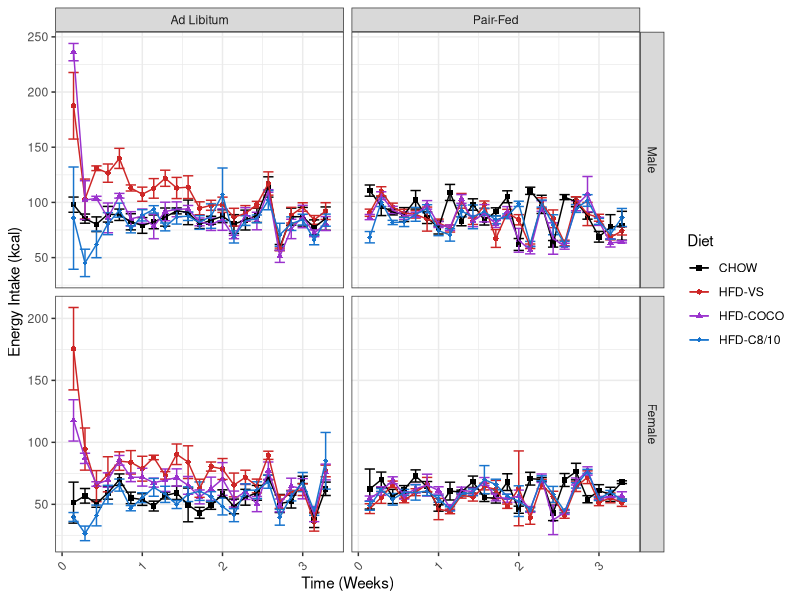
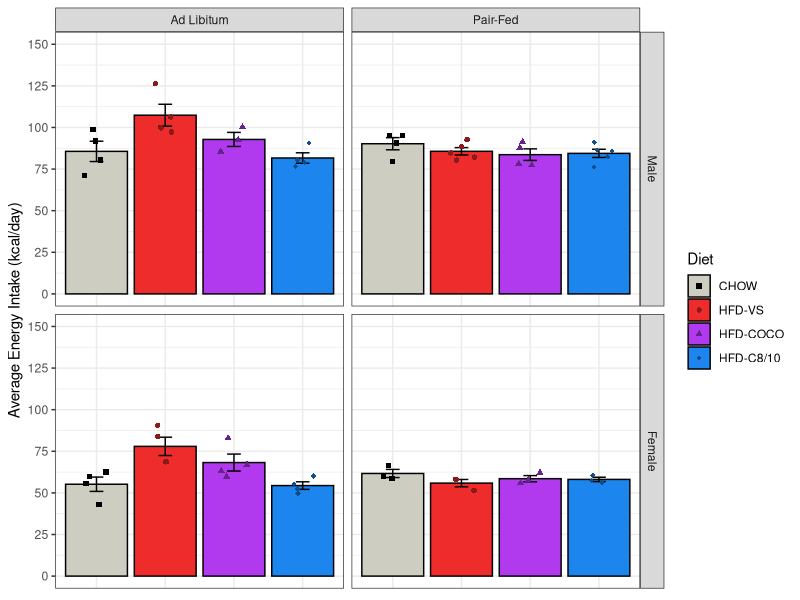
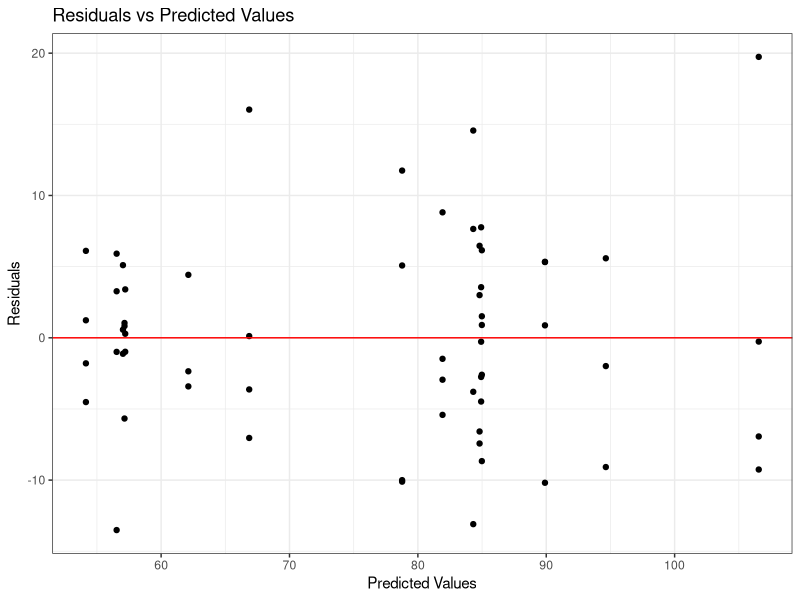
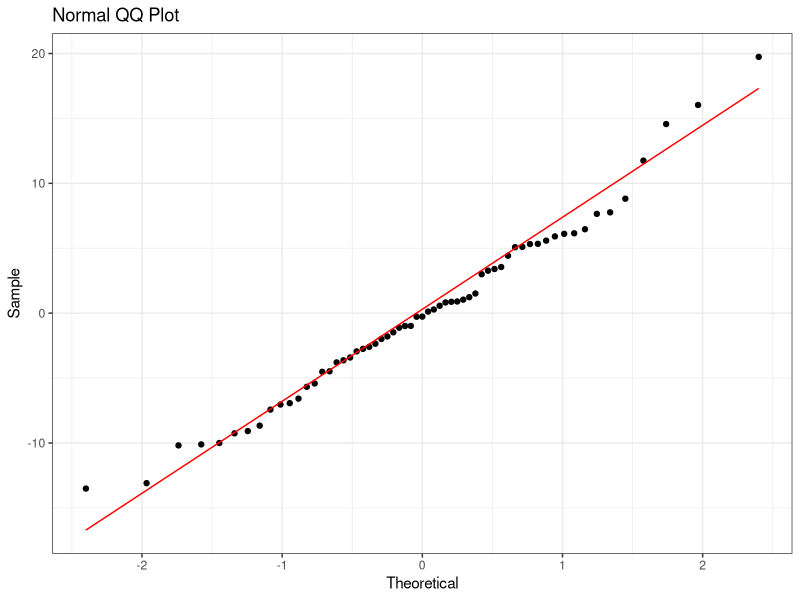

These charts were generated, in order, by the following R code:
## ---- chunk 1
#| label: load-packages
#| output: false

library("tidyverse")
## ---- chunk 2
#| label: session-info
sessionInfo()
## ---- chunk 3
#| label: mydata

# create a dataframe
mydata <- 
  
  # import the data
  read_csv(
    file = "data/experiment-1-statsdata.csv",
    show_col_types = FALSE
    ) |>
  
  # select the variables of interest 
  # ei = energy intake
  select(id, cohort, sex, diet, ei_1:ei_23) |>
  
  # Exclude subject 7
  filter(id != 7) |>
  
  # pivot the data longer
  pivot_longer(
    cols = starts_with("ei"),
    names_to = "day",
    values_to = "energy_intake",
    values_drop_na = TRUE
    ) |>
  
  # remove negative values
  filter(energy_intake >= 0) |>
  
  # perform necessary data transformation
  mutate(
  
    # recode categorical variables as factors
    id = factor(id),
    cohort = factor(
      cohort,
      levels = c(0, 1),
      labels = c("Ad Libitum", "Pair-Fed")
      ),
    sex = factor(
      sex,
      levels = c(0, 1),
      labels = c("Male", "Female")
      ),
    diet = factor(
      diet,
      levels = c(0, 1, 2, 3),
      labels = c("CHOW", "HFD-VS", "HFD-COCO", "HFD-C8/10")
      ),
    
    # recode sex using sum coding
    sex_sum = C(sex, sum),
    
    # compute time in weeks
    day = parse_number(day),
    week = day/7,
    .before = energy_intake,
    )

# view a summary of the data
summary(mydata)
## ---- chunk 4
#| label: line-plot

# create a line plot of the outcome variable over time
line_plot <-
  mydata |>  
  ggplot(
    aes(
      x = week, 
      y = energy_intake, 
      color = diet, 
      shape = diet
      )
    ) +
  
  # facet by sex and cohort
  facet_grid(
    sex ~ cohort,
    scales = "free_y"
    ) + 
  
  # plot the observed means as points
  stat_summary(
    fun = mean,
    geom = "point"
    ) +
  
  # plot the observed standard errors as errorbars
  stat_summary(
    fun.data = mean_se,
    geom = "errorbar"
    ) +
  
  # plot connecting lines
  stat_summary(
    fun = mean,
    geom = "line"
    ) +
  
  # change color title and scale
  scale_color_manual(
    name = "Diet",
    values = c(
      "CHOW"      = "black",
      "HFD-VS"    = "firebrick3",
      "HFD-COCO"  = "darkorchid3",
      "HFD-C8/10" = "dodgerblue3"
      )
    ) +
  
  # change shape title and scale
  scale_shape_manual(
    name = "Diet",
    values = c(
      "CHOW"      = 15,
      "HFD-VS"    = 16,
      "HFD-COCO"  = 17,
      "HFD-C8/10" = 18
      )
    ) +
  
  # change y-axis title and scale
  labs(y = "Energy Intake (kcal)") +
  
  # change x-axis title and scale
  scale_x_continuous(
    name = "Time (Weeks)",
    breaks = seq(from = 0, to = 4, by = 1)) +
  
  # change overall plot theme
  theme_bw() + 
  
  # rotate and adjust the x-axis tick labels
  theme(
    axis.text.x = element_text(
      angle = 45,
      vjust = 0.5,
      hjust = 0.5
      )
    )

# show the plot
line_plot
## ---- chunk 5
#| label: avg-data

# Compute each subject's average energy intake across time
avg_data <- 
  mydata |>
  
  # Compute average energy intake
  group_by(id) |>
  summarize(
    energy_intake = mean(energy_intake)
  ) |>
  
  # Ungroup by id
  ungroup()

# Show a summary of the data
summary(avg_data)
## ---- chunk 6
#| label: groups-data

# Create a dataframe called mydata
groups_data <- 
  
  # Copy the original data frame
  mydata |>
  
  # Filter mydata to include only day 0
  filter(day == 1) |>
  
  # Deselect day and week as they are not necessary for this model
  select(-day, -week, -energy_intake)

# Show a summary of the data
summary(groups_data)
## ---- chunk 7
#| label: model-data

# Create a new dataframe by joining the groups data frame to the average data frame
model_data <-
  groups_data |>
  left_join(avg_data, by = join_by(id))

# Show a summary of the data
summary(model_data)
## ---- chunk 8
#| label: bar-plot

# Create a bar plot of each group's average energy intake
bar_plot <-
  model_data |>  
  ggplot(
    aes(
      x     = diet, 
      y     = energy_intake, 
      color = diet, 
      fill  = diet,
      shape = diet
      )
    ) +
  
  # Facet by sex and cohort
  facet_grid(
    sex ~ cohort
    ) + 
  
  # Plot the observed means as points
  stat_summary(
    fun = mean,
    geom = "bar",
    color = "black",
    ) +
  
  # Plot the observed standard errors as errorbars
  stat_summary(
    fun.data = mean_se,
    geom = "errorbar",
    color = "black",
    width = 0.2
    ) +
  
  # Plot individual data points
  geom_point(
    position = position_jitter(
      width = 0.2
    )
  ) +
  
  # Change color title and scale
  scale_color_manual(
    name = "Diet",
    values = c(
      "CHOW"      = "black",
      "HFD-VS"    = "firebrick4",
      "HFD-COCO"  = "darkorchid4",
      "HFD-C8/10" = "dodgerblue4"
      )
    ) +
  
  # Change fill title and scale
  scale_fill_manual(
    name = "Diet",
    values = c(
      "CHOW"      = "ivory3",
      "HFD-VS"    = "firebrick2",
      "HFD-COCO"  = "darkorchid2",
      "HFD-C8/10" = "dodgerblue2"
      )
    ) +
  
  # Change shape title and scale
  scale_shape_manual(
    name = "Diet",
    values = c(
      "CHOW"      = 15,
      "HFD-VS"    = 16,
      "HFD-COCO"  = 17,
      "HFD-C8/10" = 18
      )
    ) +
  
  # Change x-axis title
  labs(x = "Diet") +
  
  # Change y-axis title and scale
  scale_y_continuous(
    name = "Average Energy Intake (kcal/day)", 
    limits = c(0, 150),
    breaks = seq(from = 0, to = 150, by = 25)
  ) +
  
  # Change overall plot theme
  theme_bw() + 
  
  # Remove x-axis tick labels
  theme(
    axis.title.x = element_blank(),
    axis.text.x  = element_blank(),
    axis.ticks.x = element_blank()
    )

# Show the plot
bar_plot
## ---- chunk 9
#| label: model

# Build a linear model with the outcome variable average energy intake and the predictors sex, diet, cohort, and the interaction between diet and cohort
model <- lm(energy_intake ~ sex_sum + diet * cohort, data = model_data)
## ---- chunk 10
#| label: model-data-fits

# Add the fitted and residual values to the dataset
model_data_fits <- 
  model_data |>
  mutate(
    fits = c(fitted(model)),
    resids = c(residuals(model))
  )
## ---- chunk 11
#| label: residuals-plot

# Create a residuals plot to check for linearity and homoskedasticity
residuals_plot <-
  model_data_fits |>
  ggplot(
    aes(x = fits, y = resids)
  ) +
  
  # Plot individual data points
  geom_point() +
  
  # Plot a horizontal line at y = 0
  geom_hline(yintercept = 0, col = "red") + 
  
  # Change aesthetics
  labs(
    title = "Residuals vs Predicted Values",
    x = "Predicted Values",
    y = "Residuals"
  ) +
  theme_bw() 

# Show the plot
residuals_plot
## ---- chunk 12
#| label: qq-plot

# Create a QQ plot to check for normality
qq_plot <-
  model_data_fits |>
  ggplot(
    aes(sample = resids)
  ) +
  
  # Plot boxplots
  geom_qq() +
  geom_qq_line(col = "red") +
  
  # Change aesthestics
  labs(
    title = "Normal QQ Plot",
    x = "Theoretical",
    y = "Sample"
  ) +
  theme_bw() 

# Show the plot
qq_plot
## ---- chunk 13
# Perform omnibus tests
model |> anova()
## ---- chunk 14
# Produce summary output
model |> summary()
## ---- chunk 15
#| label: model-vs

# Relevel factors to change reference group to HFD-VS
model_data_vs <- 
  model_data |>
  mutate(
    diet = fct_relevel(diet, "HFD-VS"), # relevel diet
  )

# Build the model
model_vs <- 
  model |>
  update(
    data = model_data_vs
  )

# Produce the summary output
model_vs |> summary()
## ---- chunk 16
#| label: model-coco

# Relevel factors to change reference group to HFD-VS
model_data_coco <- 
  model_data |>
  mutate(
    diet = fct_relevel(diet, "HFD-COCO"), # relevel diet
  )

# Build the model
model_coco <- 
  model |>
  update(
    data = model_data_coco
  )

# Produce the summary output
model_coco |> summary()
